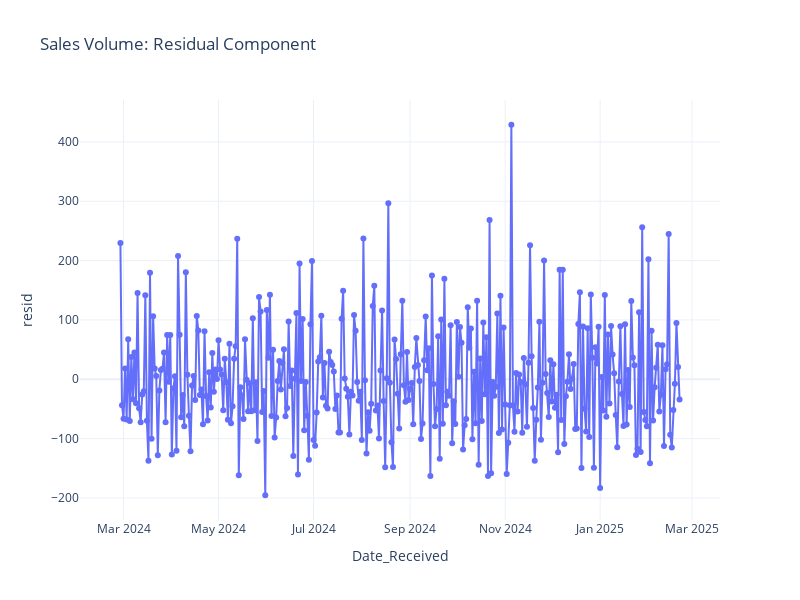

The notebook cell this image was saved under:
### Markdown cell above
### Trend Component Graph Interpretation:

**No Strong Trend:** The chart confirms no significant long-term growth or decline trend. The line remains relatively flat, fluctuating around a mean of approximately 200 sales units.  

**Minor Variations:** While no strong trend exists, the line is not perfectly straight. A slight mid-period peak or wave suggests a temporary minor increase in average sales volume before stabilizing.

### Code cell
# Decomposition serie Graph Residual
fig4 = px.line(decomposition.resid, y="resid", title='Sales Volume: Residual Component', markers=True)
fig4.show()

### Figure 1 — Plotly figure (JSON) as saved in the notebook; plotly's stock layout.template omitted (floating-point values rounded to 4 significant figures; data arrays with more than 128 entries replaced by an {"elided": "..."} marker saying what was removed)
{"data": [{"hovertemplate": "Date_Received=%{x}<br>resid=%{y}<extra></extra>", "legendgroup": "", "line": {"color": "#636efa", "dash": "solid"}, "marker": {"symbol": "circle"}, "mode": "lines+markers", "name": "", "orientation": "v", "showlegend": false, "type": "scatter", "x": {"elided": "366 str values"}, "xaxis": "x", "y": {"elided": "366 float values"}, "yaxis": "y"}], "layout": {"height": 600, "legend": {"tracegroupgap": 0}, "title": {"text": "Sales Volume: Residual Component"}, "width": 800, "xaxis": {"anchor": "y", "domain": [0, 1], "title": {"text": "Date_Received"}}, "yaxis": {"anchor": "x", "domain": [0, 1], "title": {"text": "resid"}}}}
